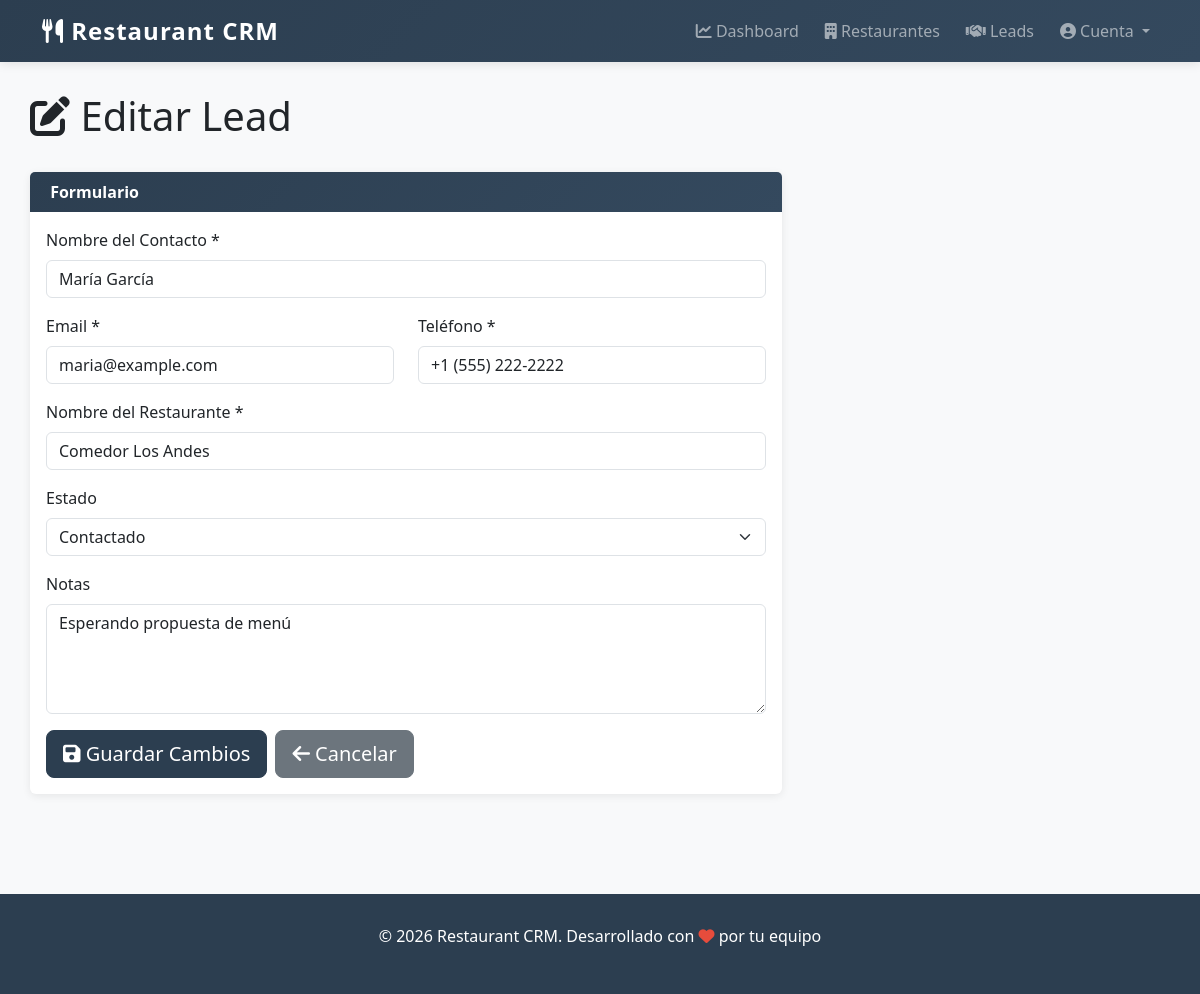
The page /leads/edit/2 on the database its author committed.
### tables this page shows
CREATE TABLE IF NOT EXISTS leads (
    id INT AUTO_INCREMENT PRIMARY KEY,
    name VARCHAR(100) NOT NULL,
    email VARCHAR(100) NOT NULL,
    phone VARCHAR(20) NOT NULL,
    restaurant_name VARCHAR(100) NOT NULL,
    status ENUM('new', 'contacted', 'interested', 'negotiating', 'closed', 'rejected') DEFAULT 'new',
    notes TEXT,
    created_at TIMESTAMP DEFAULT CURRENT_TIMESTAMP,
    updated_at TIMESTAMP DEFAULT CURRENT_TIMESTAMP ON UPDATE CURRENT_TIMESTAMP,
    KEY idx_name (name),
    KEY idx_email (email),
    KEY idx_status (status),
    KEY idx_created_at (created_at),
    KEY idx_restaurant_name (restaurant_name)
);

### app/Core/View.php (called while the page is built, shortened)
<?php
class View
{
    private string $viewPath;
    public function __construct()
    {
        $this->viewPath = VIEW_PATH;
    }
    public function render(string $view, array $data = []): void
    {
        $viewFile = $this->viewPath . '/' . str_replace('.', '/', $view) . '.php';
        extract($data);
        require $viewFile;
    }
    public static function url(string $path = ''): string
    {
        $path = '/' . ltrim($path, '/');
        $path = preg_replace('#/+#', '/', $path);
        return $path;
    }
}
?>

### app/Core/Controller.php (called while the page is built, shortened)
<?php
class Controller
{
    protected View $view;
    public function __construct()
    {
        $this->view = new View();
    }
    protected function render(string $view, array $data = []): void
    {
        $this->view->render($view, $data);
    }
}
?>

### app/Controllers/LeadController.php (called while the page is built, shortened)
<?php
class LeadController extends Controller
{
    public function edit(): void
    {
        $id = Router::getParam(0);
        $lead = Lead::findById((int)$id);
        $this->render('leads.edit', [
            'lead' => $lead,
            'statuses' => Lead::getValidStatuses(),
            'csrf_token' => Csrf::getToken()
        ]);
    }
}
?>

### app/Core/Router.php (called while the page is built, shortened)
<?php
class Router
{
    private array $routes = [];
    public function get(string $path, string $action): void
    {
        $this->routes['GET'][$path] = $action;
    }
    public function post(string $path, string $action): void
    {
        $this->routes['POST'][$path] = $action;
    }
    public function handle(string $url): void
    {
        $url = parse_url($url, PHP_URL_PATH) ?? $url;
        $url = preg_replace('#/+#', '/', $url);
        $url = trim($url, '/');
        if ($url === '') {
            $url = '/';
        } else {
            $url = '/' . $url;
        }
        $method = $_SERVER['REQUEST_METHOD'];
        $action = $this->matchRoute($url, $method);
        $this->executeAction($action);
    }
    private function matchRoute(string $url, string $method): ?string
    {
        $routes = $this->routes[$method] ?? [];
        foreach ($routes as $path => $action) {
            $pattern = $this->pathToRegex($path);
            if (preg_match($pattern, $url, $matches)) {
                return $action;
            }
        }
        return null;
    }
    private function pathToRegex(string $path): string
    {
        $path = preg_quote($path, '#');
        $path = str_replace('\\:', ':', $path);
        $path = preg_replace('/:[a-zA-Z_]\w*/', '([a-zA-Z0-9_-]+)', $path);
        return '#^' . $path . '(?:\?|$)#';
    }
    private function executeAction(string $action): void
    {
        list($controller, $method) = explode('@', $action);
        $instance = new $controllerClass();
        call_user_func_array([$instance, $method], []);
    }
    public static function getParams(): array
    {
        return $GLOBALS['route_params'] ?? [];
    }
    public static function getParam(int $index): ?string
    {
        $params = self::getParams();
        return $params[$index] ?? null;
    }
}
?>

### public/index.php (called while the page is built, shortened)
<?php
spl_autoload_register(function ($class) {
    $parts = explode('\\', $class);
    $file = ROOT_PATH . '/' . str_replace('\\', '/', $parts[0]) . '/' .
            implode('/', array_slice($parts, 1)) . '.php';
});
require_once CORE_PATH . '/DB.php';
require_once CORE_PATH . '/Router.php';
require_once CORE_PATH . '/Controller.php';
require_once CORE_PATH . '/View.php';
$router = new App\Core\Router();
$requestUri = $_SERVER['REQUEST_URI'] ?? '/';
$requestUri = preg_replace('#/+#', '/', $requestUri);
$url = parse_url($requestUri, PHP_URL_PATH) ?? '/';
$url = '/' . trim($url, '/');
$router->handle($url);
?>

### app/Core/DB.php (called while the page is built, shortened)
<?php
class DB
{
    private static ?PDO $connection = null;
    private static array $config = [];
    public static function getConnection(): PDO
    {
        return self::$connection;
    }
    private static function connect(): void
    {
        try {
            $host = self::$config['DB_HOST'] ?? 'localhost';
            $db = self::$config['DB_NAME'] ?? 'restaurant_crm';
            $user = self::$config['DB_USER'] ?? 'root';
            $pass = self::$config['DB_PASS'] ?? '';
            $charset = 'utf8mb4';
            $dsn = "mysql:host=$host;dbname=$db;charset=$charset";
            self::$connection = new PDO($dsn, $user, $pass, [
                PDO::ATTR_ERRMODE => PDO::ERRMODE_EXCEPTION,
                PDO::ATTR_DEFAULT_FETCH_MODE => PDO::FETCH_ASSOC,
                PDO::ATTR_PERSISTENT => false,
            ]);
        } catch (PDOException $e) {
            die('Error de conexión a base de datos: ' . $e->getMessage());
        }
    }
    public static function query(string $sql, array $params = []): \PDOStatement
    {
        $connection = self::getConnection();
        $stmt = $connection->prepare($sql);
        $stmt->execute($params);
        return $stmt;
    }
    public static function fetchOne(string $sql, array $params = []): ?array
    {
        $stmt = self::query($sql, $params);
        $result = $stmt->fetch();
        return $result ?: null;
    }
}
?>

### app/Models/Lead.php (called while the page is built, shortened)
<?php
class Lead
{
    private static string $table = 'leads';
    public static function findById(int $id): ?array
    {
        return DB::fetchOne("SELECT * FROM " . self::$table . " WHERE id = ?", [$id]);
    }
}
?>

### app/Views/leads/edit.php (the view, shortened to what this page needs)
<div class="row mb-4">
    <div class="col-md-12">
        <h1>
            <i class="fas fa-edit"></i> Editar Lead
        </h1>
    </div>
</div>
<div class="row">
    <div class="col-md-8">
        <div class="card">
            <div class="card-header">
                <i class="fas fa-form"></i> Formulario
            </div>
            <div class="card-body">
                <form id="editLeadForm">
                    <div class="mb-3">
                        <label for="name" class="form-label">Nombre del Contacto *</label>
                        <input
                            type="text"
                            class="form-control <?= isset($errors['name']) ? 'is-invalid' : '' ?>"
                            id="name"
                            name="name"
                            placeholder="Ej: Juan García"
                            value="<?= $_POST['name'] ?? $lead['name'] ?>"
                            required
                        >
                    </div>
                    <div class="row">
                        <div class="col-md-6">
                            <div class="mb-3">
                                <label for="email" class="form-label">Email *</label>
                                <input
                                    type="email"
                                    class="form-control <?= isset($errors['email']) ? 'is-invalid' : '' ?>"
                                    id="email"
                                    name="email"
                                    placeholder="juan@example.com"
                                    value="<?= $_POST['email'] ?? $lead['email'] ?>"
                                    required
                                >
                            </div>
                        </div>
                        <div class="col-md-6">
                            <div class="mb-3">
                                <label for="phone" class="form-label">Teléfono *</label>
                                <input
                                    type="tel"
                                    class="form-control <?= isset($errors['phone']) ? 'is-invalid' : '' ?>"
                                    id="phone"
                                    name="phone"
                                    placeholder="+1 (555) 123-4567"
                                    value="<?= $_POST['phone'] ?? $lead['phone'] ?>"
                                    required
                                >
                            </div>
                        </div>
                    </div>
                    <div class="mb-3">
                        <label for="restaurant_name" class="form-label">Nombre del Restaurante *</label>
                        <input
                            type="text"
                            class="form-control <?= isset($errors['restaurant_name']) ? 'is-invalid' : '' ?>"
                            id="restaurant_name"
                            name="restaurant_name"
                            placeholder="Ej: Restaurante La Paz"
                            value="<?= $_POST['restaurant_name'] ?? $lead['restaurant_name'] ?>"
                            required
                        >
                    </div>
                    <div class="mb-3">
                        <label for="status" class="form-label">Estado</label>
                        <select class="form-select" id="status" name="status">
                            <option value="contacted" <?= ($lead['status'] === 'contacted') ? 'selected' : '' ?>>Contactado</option>
                        </select>
                    </div>
                    <div class="mb-3">
                        <label for="notes" class="form-label">Notas</label>
                        <textarea
                            class="form-control"
                            id="notes"
                            name="notes"
                            rows="4"
                            placeholder="Notas adicionales sobre el lead..."
                        ><?= $_POST['notes'] ?? $lead['notes'] ?></textarea>
                    </div>
                    <div class="d-flex gap-2">
                        <button type="button" class="btn btn-primary btn-lg" onclick="submitEditLead()">
                            <i class="fas fa-save"></i> Guardar Cambios
                        </button>
                        <a href="<?= \App\Core\View::url('/leads') ?>" class="btn btn-secondary btn-lg">
                            <i class="fas fa-arrow-left"></i> Cancelar
                        </a>
                    </div>
                </form>
            </div>
        </div>
    </div>
</div>
            </div>

### app/Views/layouts/main.php (style rules this page uses)
:root { --primary-color: #2c3e50; --secondary-color: #e74c3c; }
body { background-color: #f8f9fa; font-family: 'Segoe UI', Tahoma, Geneva, Verdana, sans-serif; }
.card { border: none; box-shadow: 0 2px 8px rgba(0,0,0,0.08); margin-bottom: 20px; transition: all 0.3s ease; }
.card-header { background: linear-gradient(135deg, var(--primary-color) 0%, #34495e 100%); color: white; font-weight: bold; border: none; }
.btn-primary { background-color: var(--primary-color); border-color: var(--primary-color); }

### rows shown on the page
leads: name "María García", email "maria@example.com", phone "+1 (555) 222-2222", restaurant_name "Comedor Los Andes", status "Contactado", notes "Esperando propuesta de menú"
